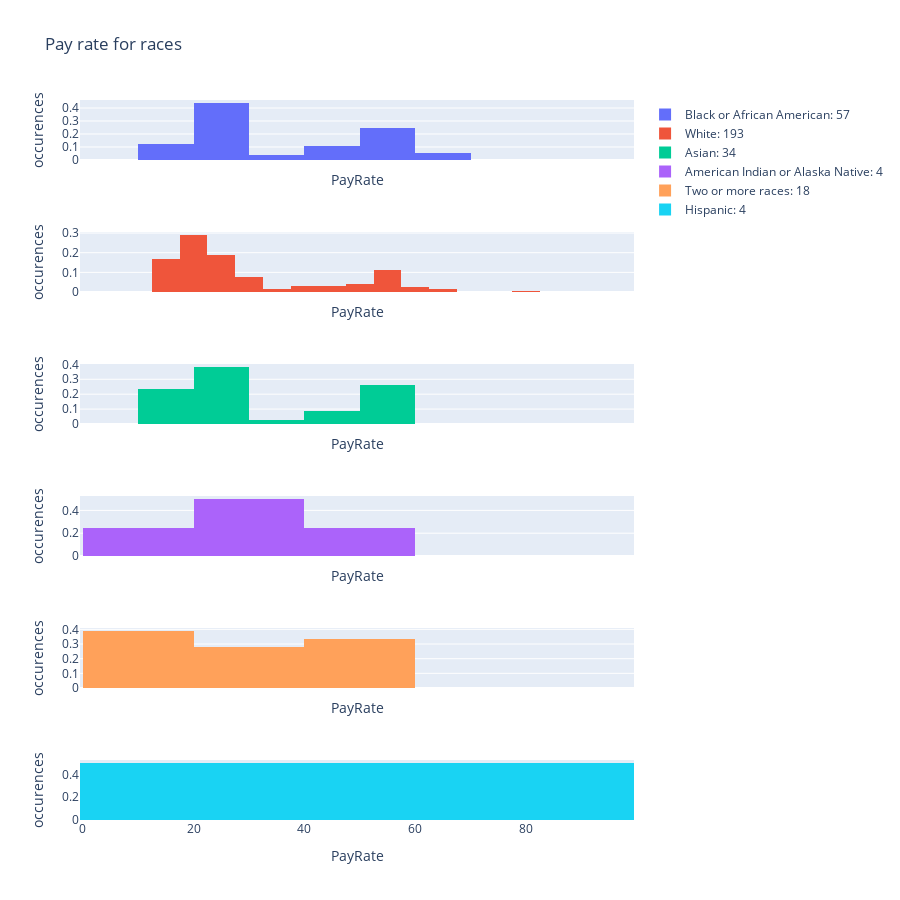

Notebook code for this chart:
### Code cell
fig = hist(hr, "RaceDesc", "PayRate", "Pay rate for races",
           color)
fig.update_layout(height=900, width=900)
fig.show()

### Figure 1 — Plotly figure (JSON) as saved in the notebook; plotly's stock layout.template omitted (floating-point values rounded to 4 significant figures; data arrays with more than 128 entries replaced by an {"elided": "..."} marker saying what was removed)
{"data": [{"histnorm": "probability", "marker": {"color": "#636EFA"}, "name": "Black or African American: 57", "type": "histogram", "x": [28.5, 23, 55, 55, 55, 54, 55, 56, 55, 55, 45, 45, 55, 40.1, 35.5, 45, 60, 65, 27.49, 55, 33.5, 24, 22, 24, 17, 20, 21, 20, 24, 14, 20, 22, 14, 20, 15, 24, 19, 22, 15, 18, 24, 25, 29, 27, 26.1, 29, 22, 25, 29, 24, 56, 55, 57.12, 48.5, 45.42, 61.3, 58.2], "xaxis": "x", "yaxis": "y"}, {"histnorm": "probability", "marker": {"color": "#EF553B"}, "name": "White: 193", "type": "histogram", "x": {"elided": "193 float values"}, "xaxis": "x2", "yaxis": "y2"}, {"histnorm": "probability", "marker": {"color": "#00CC96"}, "name": "Asian: 34", "type": "histogram", "x": [20.5, 56, 40, 42.75, 50.5, 42, 21, 15, 22, 15, 21, 14, 22, 22, 22, 18, 24, 19, 19, 17, 22, 15.2, 28, 26, 22, 25, 50.25, 52.25, 51, 55.51, 52.25, 34.95, 53.8, 55.2], "xaxis": "x3", "yaxis": "y3"}, {"histnorm": "probability", "marker": {"color": "#AB63FA"}, "name": "American Indian or Alaska Native: 4", "type": "histogram", "x": [56, 16, 22.5, 27], "xaxis": "x4", "yaxis": "y4"}, {"histnorm": "probability", "marker": {"color": "#FFA15A"}, "name": "Two or more races: 18", "type": "histogram", "x": [55.5, 55, 55, 55, 55, 55, 21, 26, 16, 22, 16.76, 16, 18.5, 14, 19, 15, 23, 25], "xaxis": "x5", "yaxis": "y5"}, {"histnorm": "probability", "marker": {"color": "#19D3F3"}, "name": "Hispanic: 4", "type": "histogram", "x": [63, 53, 17, 26], "xaxis": "x6", "yaxis": "y6"}], "layout": {"height": 900, "title": {"text": "Pay rate for races"}, "width": 900, "xaxis": {"anchor": "y", "domain": [0, 1], "matches": "x6", "showticklabels": false, "title": {"text": "PayRate"}}, "xaxis2": {"anchor": "y2", "domain": [0, 1], "matches": "x6", "showticklabels": false, "title": {"text": "PayRate"}}, "xaxis3": {"anchor": "y3", "domain": [0, 1], "matches": "x6", "showticklabels": false, "title": {"text": "PayRate"}}, "xaxis4": {"anchor": "y4", "domain": [0, 1], "matches": "x6", "showticklabels": false, "title": {"text": "PayRate"}}, "xaxis5": {"anchor": "y5", "domain": [0, 1], "matches": "x6", "showticklabels": false, "title": {"text": "PayRate"}}, "xaxis6": {"anchor": "y6", "domain": [0, 1], "title": {"text": "PayRate"}}, "yaxis": {"anchor": "x", "domain": [0.9167, 1], "title": {"text": "occurences"}}, "yaxis2": {"anchor": "x2", "domain": [0.7333, 0.8167], "title": {"text": "occurences"}}, "yaxis3": {"anchor": "x3", "domain": [0.55, 0.6333], "title": {"text": "occurences"}}, "yaxis4": {"anchor": "x4", "domain": [0.3667, 0.45], "title": {"text": "occurences"}}, "yaxis5": {"anchor": "x5", "domain": [0.1833, 0.2667], "title": {"text": "occurences"}}, "yaxis6": {"anchor": "x6", "domain": [0, 0.08333], "title": {"text": "occurences"}}}}
